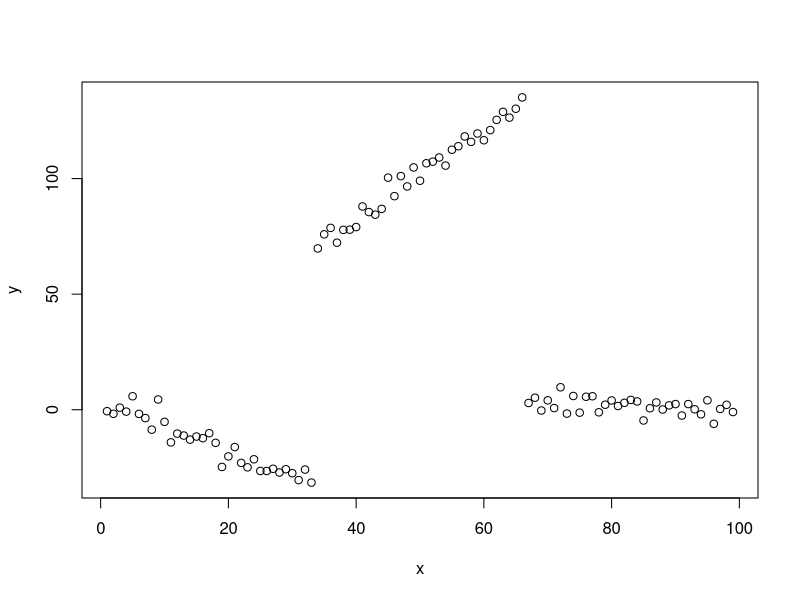
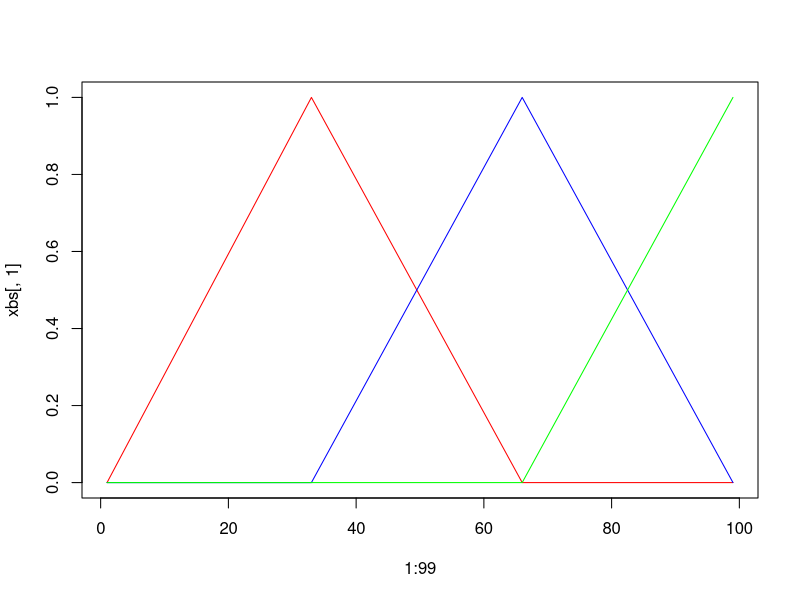
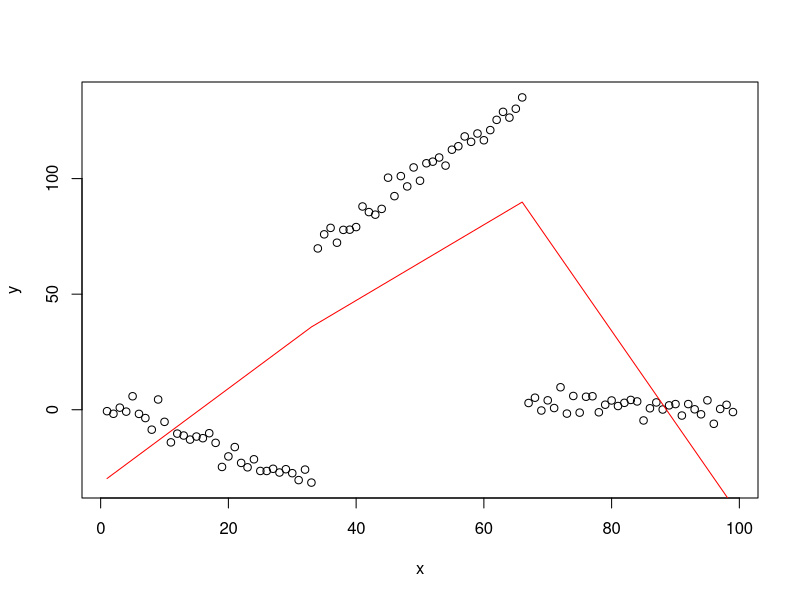
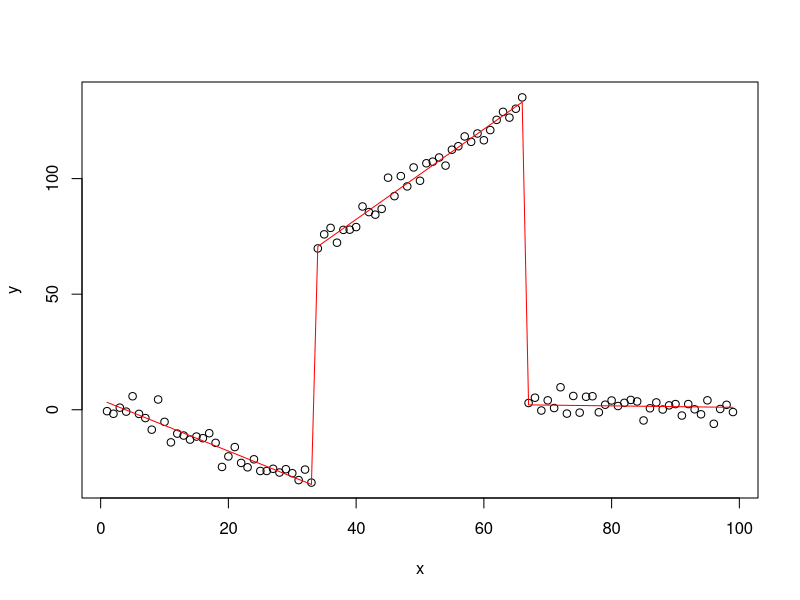

R code for these plots, in order:
# Example code to send to Sam Dolan

library(splines)

# simulate super simple data 
x <- 1:99
b <- rep(c(-1,2,0), each = 33) # betas, assuming different linear functions from 0-33, 34-66, 67-99
y <- 2 + x*b + rnorm(99,0,4)

# notice the way I set it up there are potential discontinuities in the function we want to capture in the model
plot(x,y)

# bs just makes bases functions, what would these look like? 
xbs <- bs(x, degree = 1, knots = c(33,66))

# Note that the splines are additive where they overlap, this means two things:
# 1. the function is assumed to be continuous
# 2. the coefficients will not be very interpretable
# BONUS 3. Note that bs() rescales everything from 0 to 1, also making interepretation of effect sizes different. 
plot(1:99,xbs[,1], type = 'l', col = 'red')
lines(1:99,xbs[,2], col = 'blue')
lines(1:99,xbs[,3], col = 'green')

# we can fit a model, and predict, and show this model doesnt work well
m <- lm(y ~ bs(x, degree = 1, knots = c(33,66)))
summary(m)
p <- predict(m)
plot(x,y); lines(x,p, col='red')


# Solution: I think for the features you want, it may be easier to make your own bespoke linear functions. See below
x1 <- x * x %in%  1:33
x2 <- x * x %in% 34:66
x3 <- x * x %in% 67:99

# coefficents now match what we simulated, and the predictions are correct
m2 <- lm(y ~ x1 + x2 + x3)
summary(m2)
p2 <- predict(m2)
plot(x,y); lines(x,p2, col='red')

